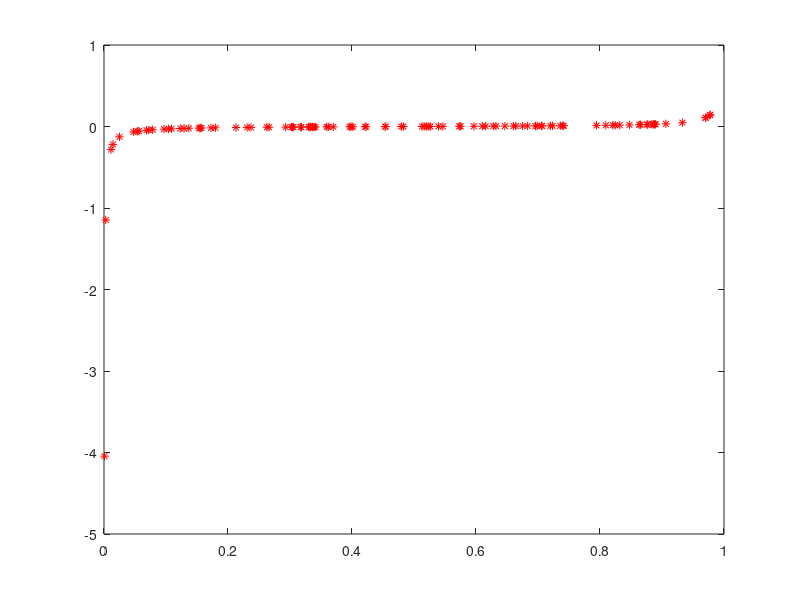

This figure's MATLAB source:
close all
gam = 0.01; 
x0 = 0;
n = 100;
u = rand(1,n);
for i = 1:n
    r(1,i) = gam*tan(pi*(u(1,i)-0.5))+x0;
end
plot(u,r,'r*')